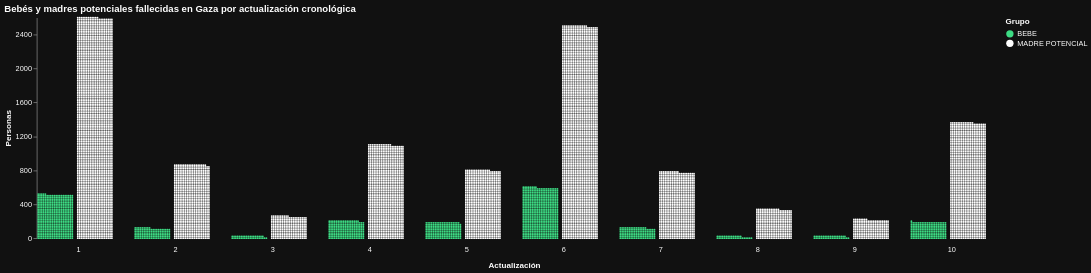

The notebook cell saved with this chart:
### Code cell
alt.data_transformers.disable_max_rows()

grafico = alt.Chart(datos[["act", "grupo", "col", "fila", "total"]]).mark_circle(size=6, opacity=1).encode(
    x=alt.X("col:Q", axis=None),
    y=alt.Y("fila:Q", title="Personas",
            axis=alt.Axis(labelExpr=f"datum.value * {ancho}", grid=False)),
    color=alt.Color("grupo:N",
                    scale=alt.Scale(domain=["BEBE", "MADRE POTENCIAL"],
                                    range=["#3ddc84", "#ffffff"]),
                    legend=alt.Legend(title="Grupo")),
    tooltip=[alt.Tooltip("act:O", title="Actualización"),
             alt.Tooltip("grupo:N", title="Grupo"),
             alt.Tooltip("total:Q", title="Total de personas")]
).properties(
    width=110, height=300
).facet(
    alt.Facet("act:O", title="Actualización"), columns=10
).properties(
    title="Bebés y madres potenciales fallecidas en Gaza por actualización cronológica"
).configure(
    background="#111111"
).configure_view(
    stroke=None
).configure_axis(
    labelColor="white", titleColor="white"
).configure_title(
    color="white"
).configure_header(
    labelColor="white", titleColor="white",
    labelOrient="bottom", titleOrient="bottom"
).configure_legend(
    labelColor="white", titleColor="white"
)

grafico

### Figure 1 — Vega-Lite specification as saved in the notebook (floating-point values rounded to 4 significant figures; data arrays with more than 128 entries replaced by an {"elided": "..."} marker saying what was removed)
{"config": {"view": {"continuousWidth": 300, "continuousHeight": 300, "stroke": null}, "axis": {"labelColor": "white", "titleColor": "white"}, "background": "#111111", "header": {"labelColor": "white", "labelOrient": "bottom", "titleColor": "white", "titleOrient": "bottom"}, "legend": {"labelColor": "white", "titleColor": "white"}, "title": {"color": "white"}}, "data": {"name": "data-6c5f2e2327e792eb9008c8b1854ebef5"}, "facet": {"field": "act", "title": "Actualización", "type": "ordinal"}, "spec": {"mark": {"type": "circle", "opacity": 1, "size": 6}, "encoding": {"color": {"field": "grupo", "legend": {"title": "Grupo"}, "scale": {"domain": ["BEBE", "MADRE POTENCIAL"], "range": ["#3ddc84", "#ffffff"]}, "type": "nominal"}, "tooltip": [{"field": "act", "title": "Actualización", "type": "ordinal"}, {"field": "grupo", "title": "Grupo", "type": "nominal"}, {"field": "total", "title": "Total de personas", "type": "quantitative"}], "x": {"axis": null, "field": "col", "type": "quantitative"}, "y": {"axis": {"grid": false, "labelExpr": "datum.value * 20"}, "field": "fila", "title": "Personas", "type": "quantitative"}}, "height": 300, "width": 110}, "columns": 10, "title": "Bebés y madres potenciales fallecidas en Gaza por actualización cronológica", "$schema": "https://vega.github.io/schema/vega-lite/v5.20.1.json", "datasets": {"data-6c5f2e2327e792eb9008c8b1854ebef5": {"elided": "13070 records"}}}
